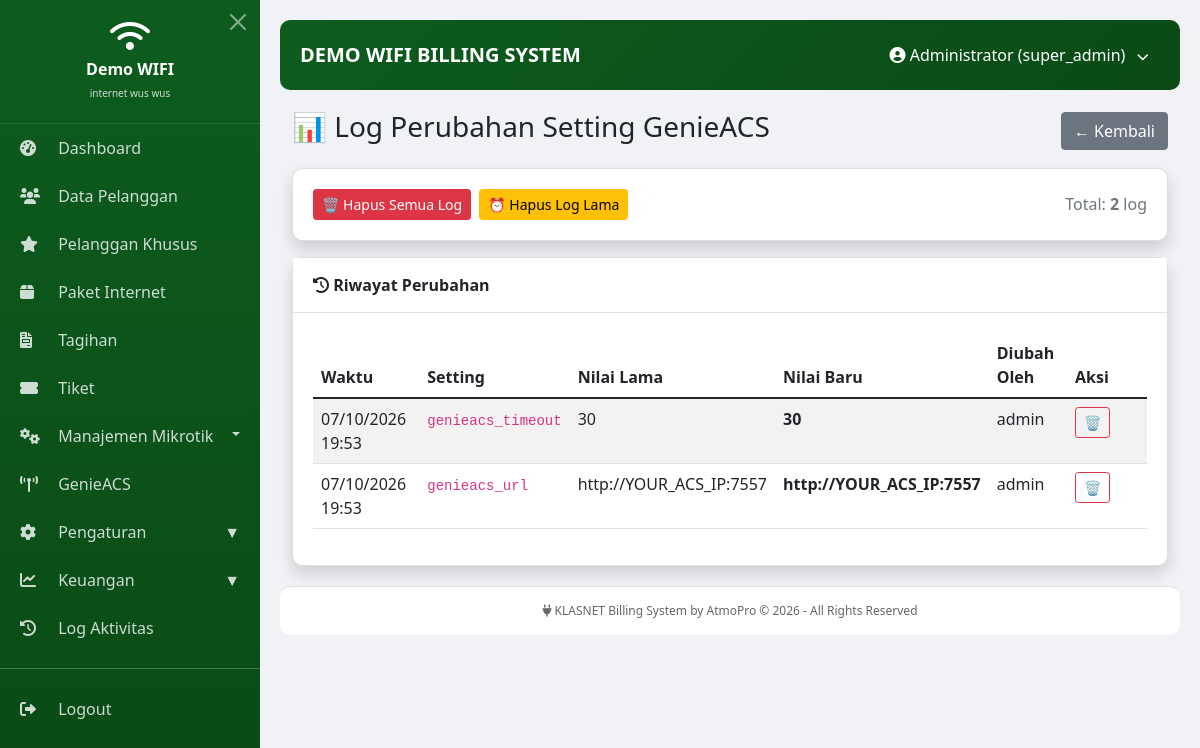
Screenshot of /modules/genieacs/log_setting.php (signed in) with the database file from the repository.
### tables this page shows
CREATE TABLE `settings_log` (
  `id` int(11) NOT NULL AUTO_INCREMENT,
  `setting_key` varchar(100) NOT NULL,
  `old_value` text DEFAULT NULL,
  `new_value` text DEFAULT NULL,
  `changed_by` varchar(100) DEFAULT NULL,
  `changed_at` timestamp NULL DEFAULT current_timestamp(),
  PRIMARY KEY (`id`),
  KEY `idx_key` (`setting_key`),
  KEY `idx_time` (`changed_at`)
);

### modules/genieacs/log_setting.php (the view, shortened to what this page needs)
<?php
$pdo = Database::getInstance()->getConnection();
include '../../includes/header.php';
$limit = 20;
$page = max(1, (int)($_GET['page'] ?? 1));
$offset = ($page - 1) * $limit;
$total = $pdo->query("SELECT COUNT(*) FROM settings_log WHERE setting_key LIKE 'genieacs_%'")->fetchColumn();
$stmt = $pdo->prepare("SELECT * FROM settings_log WHERE setting_key LIKE 'genieacs_%' ORDER BY changed_at DESC LIMIT ? OFFSET ?");
$stmt->bindValue(1, $limit, PDO::PARAM_INT);
$stmt->bindValue(2, $offset, PDO::PARAM_INT);
$stmt->execute();
$logs = $stmt->fetchAll();
?>
<div class="container-fluid">
    <div class="d-flex justify-content-between align-items-center mb-3">
        <h1 class="h3 text-gray-800">📊 Log Perubahan Setting GenieACS</h1>
        <a href="index.php" class="btn btn-secondary">← Kembali</a>
    </div>
    <div class="card shadow mb-3">
        <div class="card-body">
            <div class="d-flex gap-2 flex-wrap">
                <button class="btn btn-danger btn-sm" data-bs-toggle="modal" data-bs-target="#modalHapusSemua">
                    🗑️ Hapus Semua Log
                </button>
                <button class="btn btn-warning btn-sm" data-bs-toggle="modal" data-bs-target="#modalHapusLama">
                    ⏰ Hapus Log Lama
                </button>
                <span class="text-muted ms-auto align-self-center">
                    Total: <strong><?= $total ?></strong> log
                </span>
            </div>
        </div>
    </div>
    <div class="card shadow">
        <div class="card-header">
            <i class="fas fa-history"></i> Riwayat Perubahan
        </div>
        <div class="card-body">
            <?php if (count($logs) == 0): ?>
                <div class="alert alert-info">Belum ada perubahan setting.</div>
            <?php else: ?>
                <div class="table-responsive">
                    <table class="table table-striped table-hover">
                        <thead>
                            <tr>
                                <th>Waktu</th>
                                <th>Setting</th>
                                <th>Nilai Lama</th>
                                <th>Nilai Baru</th>
                                <th>Diubah Oleh</th>
                                <th width="80">Aksi</th>
                            </tr>
                        </thead>
                        <tbody>
                            <?php foreach ($logs as $log): ?>
                                <tr>
                                    <td><?= date('d/m/Y H:i', strtotime($log['changed_at'])) ?></td>
                                    <td><code><?= htmlspecialchars($log['setting_key']) ?></code></td>
                                    <td><?= htmlspecialchars($log['old_value'] ?? '-') ?></td>
                                    <td><strong><?= htmlspecialchars($log['new_value'] ?? '-') ?></strong></td>
                                    <td><?= htmlspecialchars($log['changed_by'] ?? '-') ?></td>
                                    <td>
                                        <form method="POST" style="display:inline" onsubmit="return confirm('Hapus log ini?')">
                                            <button type="submit" class="btn btn-sm btn-outline-danger" title="Hapus">
                                                🗑️
                                            </button>
                                        </form>
                                    </td>
                                </tr>
                            <?php endforeach; ?>
                        </tbody>
                    </table>
                </div>
            <?php endif; ?>
        </div>
    </div>
</div>
<?php include '../../includes/footer.php'; ?>

### includes/header.php (style rules this page uses)
* { margin: 0; padding: 0; box-sizing: border-box; }
body { font-family: 'Segoe UI', sans-serif; background: #f0f2f5; }
.card { background: white; border-radius: 10px; margin-bottom: 20px; box-shadow: 0 2px 5px rgba(0,0,0,0.05); }
.card-header { background: white; border-bottom: 1px solid #e0e0e0; padding: 15px 20px; font-weight: 600; }
.card-body { padding: 20px; }
.table-responsive { overflow-x: auto; }

### rows the page displays
settings_log: changed_at "07/10/2026 19:53", setting_key "genieacs_timeout", old_value "30", new_value "30", changed_by "admin"
settings_log: changed_at "07/10/2026 19:53", setting_key "genieacs_url", old_value "http://YOUR_ACS_IP:7557", new_value "http://YOUR_ACS_IP:7557", changed_by "admin"

### other values shown
$company_name "Demo WIFI"
$company_tagline "internet wus wus"
$company_name "DEMO WIFI"
$_SESSION['user_name'] "Administrator"
$_SESSION['user_role'] "super_admin"
$total "2"
